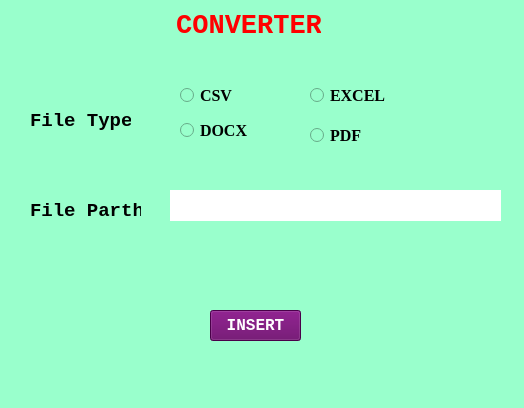
<?xml version="1.0" encoding="UTF-8"?>
<ui version="4.0">
 <class>MainWindow</class>
 <widget class="QMainWindow" name="MainWindow">
  <property name="geometry">
   <rect>
    <x>0</x>
    <y>0</y>
    <width>524</width>
    <height>408</height>
   </rect>
  </property>
  <property name="windowTitle">
   <string>CONVERTER</string>
  </property>
  <property name="styleSheet">
   <string notr="true">background-color:#99ffcc</string>
  </property>
  <widget class="QWidget" name="centralwidget">
   <widget class="QLabel" name="label">
    <property name="geometry">
     <rect>
      <x>160</x>
      <y>10</y>
      <width>161</width>
      <height>31</height>
     </rect>
    </property>
    <property name="font">
     <font>
      <family>Consolas</family>
      <pointsize>20</pointsize>
      <weight>75</weight>
      <bold>true</bold>
     </font>
    </property>
    <property name="styleSheet">
     <string notr="true">color:rgb(255, 0, 0)</string>
    </property>
    <property name="text">
     <string> CONVERTER</string>
    </property>
   </widget>
   <widget class="QPushButton" name="pushButton">
    <property name="geometry">
     <rect>
      <x>210</x>
      <y>310</y>
      <width>91</width>
      <height>31</height>
     </rect>
    </property>
    <property name="font">
     <font>
      <family>Consolas</family>
      <pointsize>12</pointsize>
      <weight>75</weight>
      <bold>true</bold>
     </font>
    </property>
    <property name="styleSheet">
     <string notr="true">background-color:rgb(102, 0, 102);
color: rgb(255, 255, 255);</string>
    </property>
    <property name="text">
     <string>INSERT</string>
    </property>
   </widget>
   <widget class="QLabel" name="label_2">
    <property name="geometry">
     <rect>
      <x>30</x>
      <y>100</y>
      <width>101</width>
      <height>41</height>
     </rect>
    </property>
    <property name="font">
     <font>
      <family>Consolas</family>
      <pointsize>14</pointsize>
      <weight>75</weight>
      <bold>true</bold>
     </font>
    </property>
    <property name="text">
     <string>File Type</string>
    </property>
   </widget>
   <widget class="QLabel" name="label_3">
    <property name="geometry">
     <rect>
      <x>30</x>
      <y>190</y>
      <width>111</width>
      <height>41</height>
     </rect>
    </property>
    <property name="font">
     <font>
      <family>Consolas</family>
      <pointsize>14</pointsize>
      <weight>75</weight>
      <bold>true</bold>
     </font>
    </property>
    <property name="text">
     <string>File Parth</string>
    </property>
   </widget>
   <widget class="QRadioButton" name="radioButton">
    <property name="geometry">
     <rect>
      <x>180</x>
      <y>80</y>
      <width>82</width>
      <height>31</height>
     </rect>
    </property>
    <property name="font">
     <font>
      <family>Georgia</family>
      <pointsize>12</pointsize>
      <weight>75</weight>
      <bold>true</bold>
     </font>
    </property>
    <property name="cursor">
     <cursorShape>PointingHandCursor</cursorShape>
    </property>
    <property name="text">
     <string>CSV</string>
    </property>
   </widget>
   <widget class="QRadioButton" name="radioButton_2">
    <property name="geometry">
     <rect>
      <x>310</x>
      <y>80</y>
      <width>101</width>
      <height>31</height>
     </rect>
    </property>
    <property name="font">
     <font>
      <family>Georgia</family>
      <pointsize>12</pointsize>
      <weight>75</weight>
      <bold>true</bold>
     </font>
    </property>
    <property name="cursor">
     <cursorShape>PointingHandCursor</cursorShape>
    </property>
    <property name="text">
     <string>EXCEL</string>
    </property>
   </widget>
   <widget class="QRadioButton" name="radioButton_3">
    <property name="geometry">
     <rect>
      <x>180</x>
      <y>110</y>
      <width>81</width>
      <height>41</height>
     </rect>
    </property>
    <property name="font">
     <font>
      <family>Georgia</family>
      <pointsize>12</pointsize>
      <weight>75</weight>
      <bold>true</bold>
     </font>
    </property>
    <property name="cursor">
     <cursorShape>PointingHandCursor</cursorShape>
    </property>
    <property name="text">
     <string>DOCX</string>
    </property>
   </widget>
   <widget class="QRadioButton" name="radioButton_4">
    <property name="geometry">
     <rect>
      <x>310</x>
      <y>120</y>
      <width>101</width>
      <height>31</height>
     </rect>
    </property>
    <property name="font">
     <font>
      <family>Georgia</family>
      <pointsize>12</pointsize>
      <weight>75</weight>
      <bold>true</bold>
     </font>
    </property>
    <property name="cursor">
     <cursorShape>PointingHandCursor</cursorShape>
    </property>
    <property name="text">
     <string>PDF</string>
    </property>
   </widget>
   <widget class="QLineEdit" name="lineEdit">
    <property name="geometry">
     <rect>
      <x>170</x>
      <y>190</y>
      <width>331</width>
      <height>31</height>
     </rect>
    </property>
    <property name="styleSheet">
     <string notr="true">background-color:rgb(255, 255, 255)</string>
    </property>
    <property name="maxLength">
     <number>32746</number>
    </property>
    <property name="frame">
     <bool>false</bool>
    </property>
   </widget>
  </widget>
  <widget class="QMenuBar" name="menubar">
   <property name="geometry">
    <rect>
     <x>0</x>
     <y>0</y>
     <width>524</width>
     <height>21</height>
    </rect>
   </property>
  </widget>
  <widget class="QStatusBar" name="statusbar"/>
 </widget>
 <resources/>
 <connections/>
</ui>
